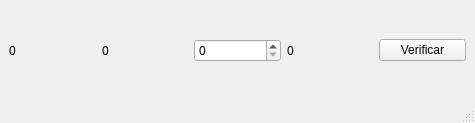
<?xml version="1.0" encoding="UTF-8"?>
<ui version="4.0">
 <class>MainWindow</class>
 <widget class="QMainWindow" name="MainWindow">
  <property name="geometry">
   <rect>
    <x>0</x>
    <y>0</y>
    <width>475</width>
    <height>123</height>
   </rect>
  </property>
  <property name="palette">
   <palette>
    <active>
     <colorrole role="WindowText">
      <brush brushstyle="SolidPattern">
       <color alpha="255">
        <red>0</red>
        <green>0</green>
        <blue>0</blue>
       </color>
      </brush>
     </colorrole>
     <colorrole role="Button">
      <brush brushstyle="SolidPattern">
       <color alpha="255">
        <red>143</red>
        <green>240</green>
        <blue>164</blue>
       </color>
      </brush>
     </colorrole>
     <colorrole role="Light">
      <brush brushstyle="SolidPattern">
       <color alpha="255">
        <red>255</red>
        <green>253</green>
        <blue>228</blue>
       </color>
      </brush>
     </colorrole>
     <colorrole role="Midlight">
      <brush brushstyle="SolidPattern">
       <color alpha="255">
        <red>252</red>
        <green>246</green>
        <blue>167</blue>
       </color>
      </brush>
     </colorrole>
     <colorrole role="Dark">
      <brush brushstyle="SolidPattern">
       <color alpha="255">
        <red>124</red>
        <green>120</green>
        <blue>53</blue>
       </color>
      </brush>
     </colorrole>
     <colorrole role="Mid">
      <brush brushstyle="SolidPattern">
       <color alpha="255">
        <red>166</red>
        <green>160</green>
        <blue>71</blue>
       </color>
      </brush>
     </colorrole>
     <colorrole role="Text">
      <brush brushstyle="SolidPattern">
       <color alpha="255">
        <red>0</red>
        <green>0</green>
        <blue>0</blue>
       </color>
      </brush>
     </colorrole>
     <colorrole role="BrightText">
      <brush brushstyle="SolidPattern">
       <color alpha="255">
        <red>255</red>
        <green>255</green>
        <blue>255</blue>
       </color>
      </brush>
     </colorrole>
     <colorrole role="ButtonText">
      <brush brushstyle="SolidPattern">
       <color alpha="255">
        <red>0</red>
        <green>0</green>
        <blue>0</blue>
       </color>
      </brush>
     </colorrole>
     <colorrole role="Base">
      <brush brushstyle="SolidPattern">
       <color alpha="255">
        <red>255</red>
        <green>255</green>
        <blue>255</blue>
       </color>
      </brush>
     </colorrole>
     <colorrole role="Window">
      <brush brushstyle="SolidPattern">
       <color alpha="255">
        <red>222</red>
        <green>221</green>
        <blue>218</blue>
       </color>
      </brush>
     </colorrole>
     <colorrole role="Shadow">
      <brush brushstyle="SolidPattern">
       <color alpha="255">
        <red>0</red>
        <green>0</green>
        <blue>0</blue>
       </color>
      </brush>
     </colorrole>
     <colorrole role="Highlight">
      <brush brushstyle="SolidPattern">
       <color alpha="255">
        <red>153</red>
        <green>193</green>
        <blue>241</blue>
       </color>
      </brush>
     </colorrole>
     <colorrole role="AlternateBase">
      <brush brushstyle="SolidPattern">
       <color alpha="255">
        <red>252</red>
        <green>247</green>
        <blue>181</blue>
       </color>
      </brush>
     </colorrole>
     <colorrole role="ToolTipBase">
      <brush brushstyle="SolidPattern">
       <color alpha="255">
        <red>255</red>
        <green>255</green>
        <blue>220</blue>
       </color>
      </brush>
     </colorrole>
     <colorrole role="ToolTipText">
      <brush brushstyle="SolidPattern">
       <color alpha="255">
        <red>0</red>
        <green>0</green>
        <blue>0</blue>
       </color>
      </brush>
     </colorrole>
    </active>
    <inactive>
     <colorrole role="WindowText">
      <brush brushstyle="SolidPattern">
       <color alpha="255">
        <red>0</red>
        <green>0</green>
        <blue>0</blue>
       </color>
      </brush>
     </colorrole>
     <colorrole role="Button">
      <brush brushstyle="SolidPattern">
       <color alpha="255">
        <red>239</red>
        <green>239</green>
        <blue>239</blue>
       </color>
      </brush>
     </colorrole>
     <colorrole role="Light">
      <brush brushstyle="SolidPattern">
       <color alpha="255">
        <red>255</red>
        <green>255</green>
        <blue>255</blue>
       </color>
      </brush>
     </colorrole>
     <colorrole role="Midlight">
      <brush brushstyle="SolidPattern">
       <color alpha="255">
        <red>202</red>
        <green>202</green>
        <blue>202</blue>
       </color>
      </brush>
     </colorrole>
     <colorrole role="Dark">
      <brush brushstyle="SolidPattern">
       <color alpha="255">
        <red>159</red>
        <green>159</green>
        <blue>159</blue>
       </color>
      </brush>
     </colorrole>
     <colorrole role="Mid">
      <brush brushstyle="SolidPattern">
       <color alpha="255">
        <red>184</red>
        <green>184</green>
        <blue>184</blue>
       </color>
      </brush>
     </colorrole>
     <colorrole role="Text">
      <brush brushstyle="SolidPattern">
       <color alpha="255">
        <red>0</red>
        <green>0</green>
        <blue>0</blue>
       </color>
      </brush>
     </colorrole>
     <colorrole role="BrightText">
      <brush brushstyle="SolidPattern">
       <color alpha="255">
        <red>255</red>
        <green>255</green>
        <blue>255</blue>
       </color>
      </brush>
     </colorrole>
     <colorrole role="ButtonText">
      <brush brushstyle="SolidPattern">
       <color alpha="255">
        <red>0</red>
        <green>0</green>
        <blue>0</blue>
       </color>
      </brush>
     </colorrole>
     <colorrole role="Base">
      <brush brushstyle="SolidPattern">
       <color alpha="255">
        <red>255</red>
        <green>255</green>
        <blue>255</blue>
       </color>
      </brush>
     </colorrole>
     <colorrole role="Window">
      <brush brushstyle="SolidPattern">
       <color alpha="255">
        <red>239</red>
        <green>239</green>
        <blue>239</blue>
       </color>
      </brush>
     </colorrole>
     <colorrole role="Shadow">
      <brush brushstyle="SolidPattern">
       <color alpha="255">
        <red>118</red>
        <green>118</green>
        <blue>118</blue>
       </color>
      </brush>
     </colorrole>
     <colorrole role="Highlight">
      <brush brushstyle="SolidPattern">
       <color alpha="255">
        <red>48</red>
        <green>140</green>
        <blue>198</blue>
       </color>
      </brush>
     </colorrole>
     <colorrole role="AlternateBase">
      <brush brushstyle="SolidPattern">
       <color alpha="255">
        <red>247</red>
        <green>247</green>
        <blue>247</blue>
       </color>
      </brush>
     </colorrole>
     <colorrole role="ToolTipBase">
      <brush brushstyle="SolidPattern">
       <color alpha="255">
        <red>255</red>
        <green>255</green>
        <blue>220</blue>
       </color>
      </brush>
     </colorrole>
     <colorrole role="ToolTipText">
      <brush brushstyle="SolidPattern">
       <color alpha="255">
        <red>0</red>
        <green>0</green>
        <blue>0</blue>
       </color>
      </brush>
     </colorrole>
    </inactive>
    <disabled>
     <colorrole role="WindowText">
      <brush brushstyle="SolidPattern">
       <color alpha="255">
        <red>124</red>
        <green>120</green>
        <blue>53</blue>
       </color>
      </brush>
     </colorrole>
     <colorrole role="Button">
      <brush brushstyle="SolidPattern">
       <color alpha="255">
        <red>143</red>
        <green>240</green>
        <blue>164</blue>
       </color>
      </brush>
     </colorrole>
     <colorrole role="Light">
      <brush brushstyle="SolidPattern">
       <color alpha="255">
        <red>255</red>
        <green>253</green>
        <blue>228</blue>
       </color>
      </brush>
     </colorrole>
     <colorrole role="Midlight">
      <brush brushstyle="SolidPattern">
       <color alpha="255">
        <red>252</red>
        <green>246</green>
        <blue>167</blue>
       </color>
      </brush>
     </colorrole>
     <colorrole role="Dark">
      <brush brushstyle="SolidPattern">
       <color alpha="255">
        <red>124</red>
        <green>120</green>
        <blue>53</blue>
       </color>
      </brush>
     </colorrole>
     <colorrole role="Mid">
      <brush brushstyle="SolidPattern">
       <color alpha="255">
        <red>166</red>
        <green>160</green>
        <blue>71</blue>
       </color>
      </brush>
     </colorrole>
     <colorrole role="Text">
      <brush brushstyle="SolidPattern">
       <color alpha="255">
        <red>124</red>
        <green>120</green>
        <blue>53</blue>
       </color>
      </brush>
     </colorrole>
     <colorrole role="BrightText">
      <brush brushstyle="SolidPattern">
       <color alpha="255">
        <red>255</red>
        <green>255</green>
        <blue>255</blue>
       </color>
      </brush>
     </colorrole>
     <colorrole role="ButtonText">
      <brush brushstyle="SolidPattern">
       <color alpha="255">
        <red>124</red>
        <green>120</green>
        <blue>53</blue>
       </color>
      </brush>
     </colorrole>
     <colorrole role="Base">
      <brush brushstyle="SolidPattern">
       <color alpha="255">
        <red>222</red>
        <green>221</green>
        <blue>218</blue>
       </color>
      </brush>
     </colorrole>
     <colorrole role="Window">
      <brush brushstyle="SolidPattern">
       <color alpha="255">
        <red>222</red>
        <green>221</green>
        <blue>218</blue>
       </color>
      </brush>
     </colorrole>
     <colorrole role="Shadow">
      <brush brushstyle="SolidPattern">
       <color alpha="255">
        <red>177</red>
        <green>177</green>
        <blue>177</blue>
       </color>
      </brush>
     </colorrole>
     <colorrole role="Highlight">
      <brush brushstyle="SolidPattern">
       <color alpha="255">
        <red>145</red>
        <green>145</green>
        <blue>145</blue>
       </color>
      </brush>
     </colorrole>
     <colorrole role="AlternateBase">
      <brush brushstyle="SolidPattern">
       <color alpha="255">
        <red>247</red>
        <green>247</green>
        <blue>247</blue>
       </color>
      </brush>
     </colorrole>
     <colorrole role="ToolTipBase">
      <brush brushstyle="SolidPattern">
       <color alpha="255">
        <red>255</red>
        <green>255</green>
        <blue>220</blue>
       </color>
      </brush>
     </colorrole>
     <colorrole role="ToolTipText">
      <brush brushstyle="SolidPattern">
       <color alpha="255">
        <red>0</red>
        <green>0</green>
        <blue>0</blue>
       </color>
      </brush>
     </colorrole>
    </disabled>
   </palette>
  </property>
  <property name="cursor">
   <cursorShape>SizeAllCursor</cursorShape>
  </property>
  <property name="windowTitle">
   <string>Secuencia!</string>
  </property>
  <widget class="QWidget" name="centralwidget">
   <layout class="QHBoxLayout" name="horizontalLayout">
    <item>
     <widget class="QLabel" name="label">
      <property name="text">
       <string>0</string>
      </property>
     </widget>
    </item>
    <item>
     <widget class="QLabel" name="label_2">
      <property name="text">
       <string>0</string>
      </property>
     </widget>
    </item>
    <item>
     <widget class="QSpinBox" name="spinBox">
      <property name="maximum">
       <number>9999</number>
      </property>
     </widget>
    </item>
    <item>
     <widget class="QLabel" name="label_3">
      <property name="text">
       <string>0</string>
      </property>
     </widget>
    </item>
    <item>
     <widget class="QPushButton" name="pushButton">
      <property name="text">
       <string>Verificar</string>
      </property>
     </widget>
    </item>
   </layout>
  </widget>
  <widget class="QMenuBar" name="menubar">
   <property name="geometry">
    <rect>
     <x>0</x>
     <y>0</y>
     <width>475</width>
     <height>27</height>
    </rect>
   </property>
  </widget>
  <widget class="QStatusBar" name="statusbar"/>
 </widget>
 <resources/>
 <connections/>
</ui>
